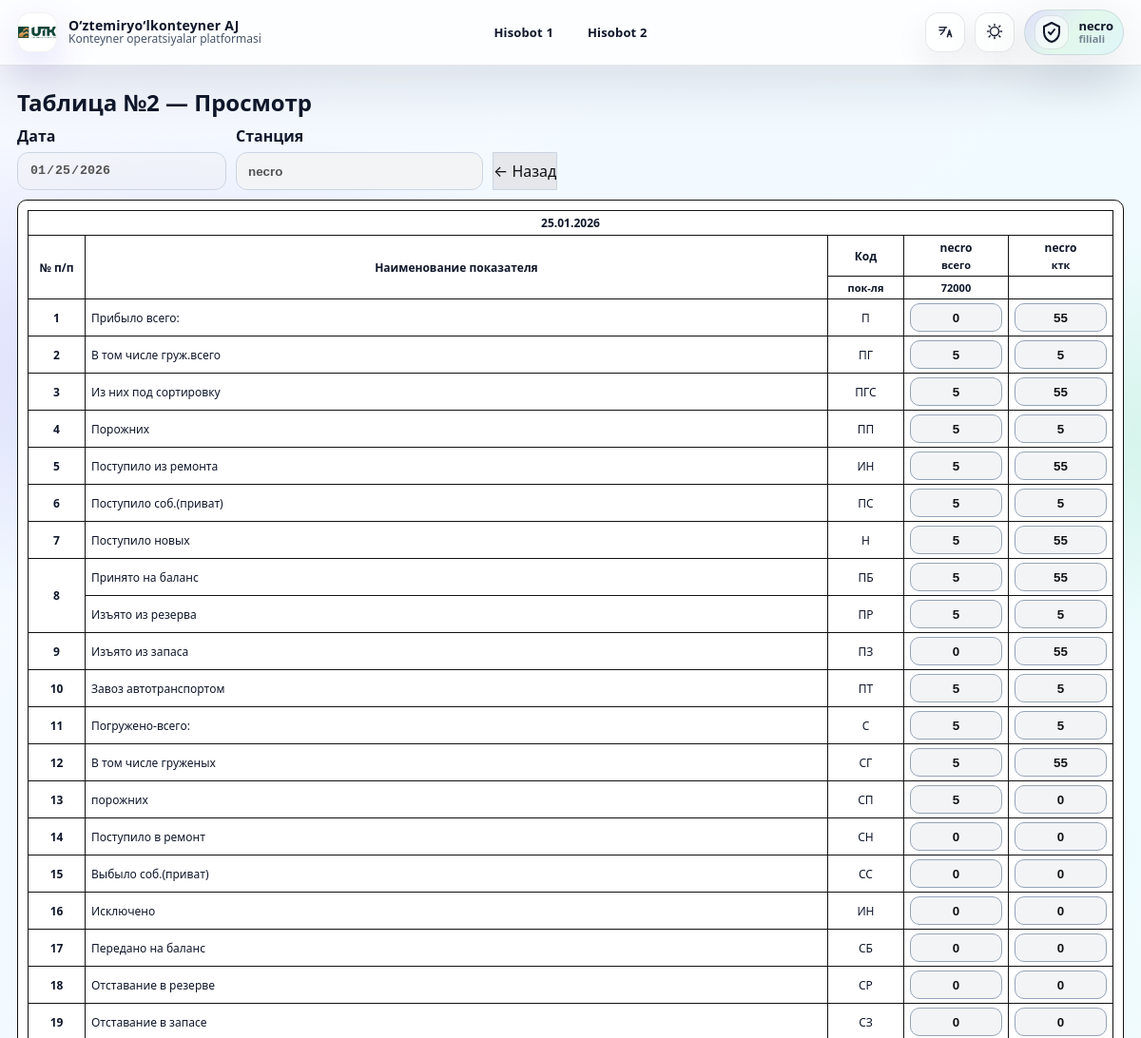
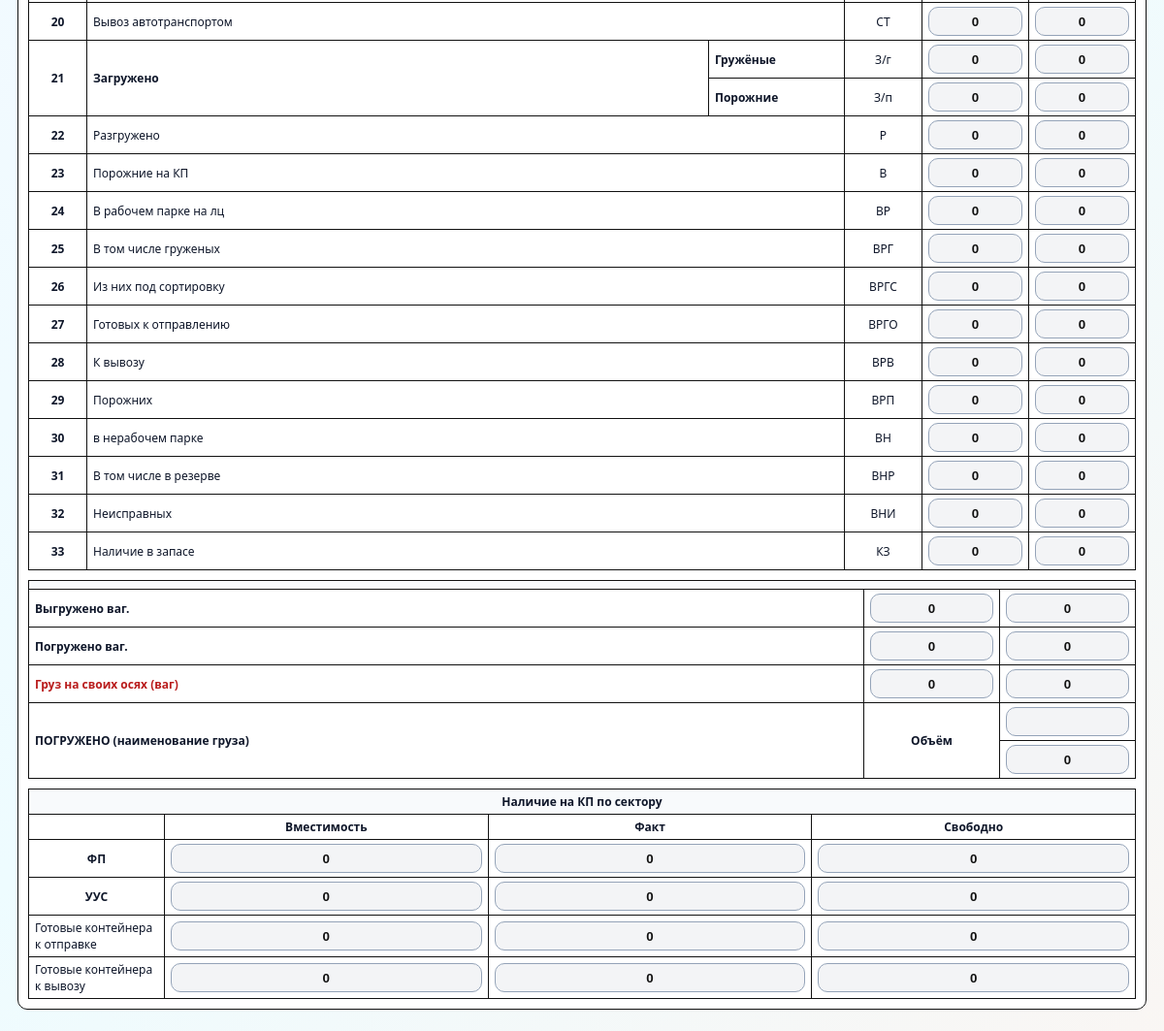
/station/table-2/view/2026-01-25/ (signed in), run on the app's committed database (2 pictures, top to bottom).
### reports/models.py (models this page shows, shortened)
class StationDailyTable2(models.Model):
    station_user = models.ForeignKey(
        User,
        on_delete=models.CASCADE,
        related_name='station_table2_reports'
    )
    date = models.DateField(null=True,blank=True)
    data = models.JSONField(default=dict, blank=True)
    submitted_at = models.DateTimeField(null=True, blank=True, auto_now_add=True)
    class Meta:
        unique_together = ('station_user', 'date')
        ordering = ['-date']

### reports/views.py (the view)
# urls.py: path('station/table-2/view/<str:date_str>/', station_table_2_view, name='station_table_2_view'),
@login_required
def station_table_2_view(request, date_str):
    if request.user.is_staff or request.user.is_superuser:
        return redirect("admin_table2_reports")
    d = _parse_date(date_str)
    obj = StationDailyTable2.objects.filter(station_user=request.user, date=d).first()
    return render(request, "station_table_2_create.html", {
        "date": d,
        "obj": obj,
        "station_name": request.user.username,
        "rows_def": TABLE2_ROWS,
        "mode": "view",
        "bottom": TABLE2_BOTTOM_FIELDS,
        "r22_keys": {
            "g_total": R22_G_TOTAL, "g_ktk": R22_G_KTK,
            "p_total": R22_P_TOTAL, "p_ktk": R22_P_KTK,
        }
    })

### reports/templatetags/report_extras.py (called while the page is built)
@register.filter
def data_val(obj, key):
    if not obj or not getattr(obj, 'data', None):
        return ''
    val = obj.data.get(key, '')
    return '' if val is None else val

### reports/views.py (called while the page is built)
def _parse_date(date_str: str) -> dt_date:
    return datetime.strptime(date_str, "%Y-%m-%d").date()

### templates/station_table_2_create.html (shortened to what this page needs)
{% extends "base.html" %}
{% load report_extras %}
{% block content %}
<div class="card">
  <h2 style="margin:0 0 8px;">Таблица №2 — {% if mode == 'view' %}Просмотр{% else %}Создание/Редактирование{% endif %}</h2>
  <form id="t2form" method="post">
    <div class="top-controls">
      <div class="field" style="min-width:220px;">
        <label>Дата</label>
        <input type="date" name="date" value="{{ date|date:'Y-m-d' }}" {% if mode == 'view' %}disabled{% endif %}
               style="height:40px;padding:0 12px;border-radius:12px;border:1px solid #cbd5e1;font-weight:800;">
      </div>
      <div class="field" style="min-width:260px;">
        <label>Станция</label>
        <input value="{{ station_name }}" disabled
               style="height:40px;padding:0 12px;border-radius:12px;border:1px solid #cbd5e1;font-weight:800;background:#f3f4f6;">
      </div>
      <div class="actions" style="margin:0;">
        <a href="{% url 'station_table_2_list' %}" class="btn"
           style="height:40px;display:inline-flex;align-items:center;text-decoration:none;background:#e5e7eb;color:#111;border:1px solid #cbd5e1;">
          ← Назад
        </a>
      </div>
    </div>
    <div class="wrap2">
      <table class="t2">
        <colgroup>
          <col style="width:60px;">
          <col>
          <col style="width:140px;">
          <col style="width:80px;">
          <col style="width:110px;">
          <col style="width:110px;">
        </colgroup>
        <thead>
          <tr><th colspan="6" class="headDate">{{ date|date:"d.m.Y" }}</th></tr>
          <tr>
            <th class="center bold" rowspan="2">№ п/п</th>
            <th class="center bold" colspan="2" rowspan="2">Наименование показателя</th>
            <th class="center bold">Код</th>
            <th class="center bold">{{ station_name }}<div style="font-size:11px;font-weight:900;margin-top:2px;">всего</div></th>
            <th class="center bold">{{ station_name }}<div style="font-size:11px;font-weight:900;margin-top:2px;">ктк</div></th>
          </tr>
          <tr>
            <th class="center bold" style="font-size:11px;">пок-ля</th>
            <th class="center bold" style="font-size:11px;">72000</th>
            <th class="center bold" style="font-size:11px;"></th>
          </tr>
        </thead>
        <tbody>
          {% for n,label,code,k_total,k_ktk in rows_def %}
            {% if n == 8 %}
              <tr>
                <td class="center bold" rowspan="2">8</td>
                <td colspan="2">{{ label }}</td>
                <td class="center">{{ code }}</td>
                <td class="center"><input name="{{ k_total }}" value="{{ obj|data_val:k_total }}" {% if mode == 'view' %}disabled{% endif %}></td>
                <td class="center"><input name="{{ k_ktk }}" value="{{ obj|data_val:k_ktk }}" {% if mode == 'view' %}disabled{% endif %}></td>
              </tr>
              {% for n2,label2,code2,k_total2,k_ktk2 in rows_def %}
                {% if n2 == 9 %}
                  <tr>
                    <td colspan="2">{{ label2 }}</td>
                    <td class="center">{{ code2 }}</td>
                    <td class="center"><input name="{{ k_total2 }}" value="{{ obj|data_val:k_total2 }}" {% if mode == 'view' %}disabled{% endif %}></td>
                    <td class="center"><input name="{{ k_ktk2 }}" value="{{ obj|data_val:k_ktk2 }}" {% if mode == 'view' %}disabled{% endif %}></td>
                  </tr>
                {% endif %}
              {% endfor %}
            {% elif n == 9 %}
            {% elif n == 22 %}
              <tr>
                <td class="center bold" rowspan="2">21</td>
                <td class="bold" rowspan="2">Загружено</td>
                <td class="bold">Гружёные</td>
                <td class="center">З/г</td>
                <td class="center"><input name="{{ k_total }}" value="{{ obj|data_val:k_total }}" {% if mode == 'view' %}disabled{% endif %}></td>
                <td class="center"><input name="{{ k_ktk }}" value="{{ obj|data_val:k_ktk }}" {% if mode == 'view' %}disabled{% endif %}></td>
              </tr>
              <tr>
                <td class="bold">Порожние</td>
                <td class="center">З/п</td>
                <td class="center"><input name="r22p_total" value="{{ obj|data_val:'r22p_total' }}" {% if mode == 'view' %}disabled{% endif %}></td>
                <td class="center"><input name="r22p_ktk" value="{{ obj|data_val:'r22p_ktk' }}" {% if mode == 'view' %}disabled{% endif %}></td>
              </tr>
            {% else %}
              <tr>
                <td class="center bold">{% if n >= 10 %}{{ n|add:"-1" }}{% else %}{{ n }}{% endif %}</td>
                <td colspan="2">{{ label }}</td>
                <td class="center">{{ code }}</td>
                <td class="center"><input name="{{ k_total }}" value="{{ obj|data_val:k_total }}" {% if mode == 'view' %}disabled{% endif %}></td>
                <td class="center"><input name="{{ k_ktk }}" value="{{ obj|data_val:k_ktk }}" {% if mode == 'view' %}disabled{% endif %}></td>
              </tr>
            {% endif %}
          {% endfor %}
        </tbody>
      </table>
      <table class="t2" style="margin-top:10px;">
        <colgroup><col><col style="width:140px;"><col style="width:140px;"></colgroup>
        <thead><tr><th colspan="3" class="secTitle"></th></tr></thead>
        <tbody>
          <tr>
            <td class="bold">Выгружено ваг.</td>
            <td class="center"><input name="{{ bottom.vygr_wag_ktk }}" value="{{ obj|data_val:bottom.vygr_wag_ktk }}" {% if mode == 'view' %}disabled{% endif %}></td>
            <td class="center"><input name="{{ bottom.vygr_tonn }}" value="{{ obj|data_val:bottom.vygr_tonn }}" {% if mode == 'view' %}disabled{% endif %}></td>
          </tr>
          <tr>
            <td class="bold">Погружено ваг.</td>
            <td class="center"><input name="{{ bottom.pogr_wag_ktk }}" value="{{ obj|data_val:bottom.pogr_wag_ktk }}" {% if mode == 'view' %}disabled{% endif %}></td>
            <td class="center"><input name="{{ bottom.pogr_tonn }}" value="{{ obj|data_val:bottom.pogr_tonn }}" {% if mode == 'view' %}disabled{% endif %}></td>
          </tr>
          <tr>
            <td class="danger">Груз на своих осях (ваг)</td>
            <td class="center"><input name="{{ bottom.os_wag_ktk }}" value="{{ obj|data_val:bottom.os_wag_ktk }}" {% if mode == 'view' %}disabled{% endif %}></td>
            <td class="center"><input name="{{ bottom.os_tonn }}" value="{{ obj|data_val:bottom.os_tonn }}" {% if mode == 'view' %}disabled{% endif %}></td>
          </tr>
          <tr>
            <td rowspan="2" class="bold">ПОГРУЖЕНО (наименование груза)</td>
            <td rowspan="2" class="center bold">Объём</td>
            <td class="center"><input name="{{ bottom.cargo_name }}" value="{{ obj|data_val:bottom.cargo_name }}" {% if mode == 'view' %}disabled{% endif %}></td>
          </tr>
          <tr>
            <td class="center"><input name="{{ bottom.cargo_volume }}" value="{{ obj|data_val:bottom.cargo_volume }}" {% if mode == 'view' %}disabled{% endif %}></td>
          </tr>
        </tbody>
      </table>
      <table class="t2" style="margin-top:10px;">
        <colgroup><col style="width:140px;"><col><col><col></colgroup>
        <thead>
          <tr><th colspan="4" class="secTitle">Наличие на КП по сектору</th></tr>
          <tr>
            <th></th>
            <th class="center bold">Вместимость</th>
            <th class="center bold">Факт</th>
            <th class="center bold">Свободно</th>
          </tr>
        </thead>
        <tbody>
          <tr>
            <td class="center bold">ФП</td>
            <td class="center"><input name="{{ bottom.kp_fp_capacity }}" value="{{ obj|data_val:bottom.kp_fp_capacity }}" {% if mode == 'view' %}disabled{% endif %}></td>
            <td class="center"><input name="{{ bottom.kp_fp_fact }}" value="{{ obj|data_val:bottom.kp_fp_fact }}" {% if mode == 'view' %}disabled{% endif %}></td>
            <td class="center"><input name="{{ bottom.kp_fp_free }}" value="{{ obj|data_val:bottom.kp_fp_free }}" {% if mode == 'view' %}disabled{% endif %}></td>
          </tr>
          <tr>
            <td class="center bold">УУС</td>
            <td class="center"><input name="{{ bottom.kp_uus_capacity }}" value="{{ obj|data_val:bottom.kp_uus_capacity }}" {% if mode == 'view' %}disabled{% endif %}></td>
            <td class="center"><input name="{{ bottom.kp_uus_fact }}" value="{{ obj|data_val:bottom.kp_uus_fact }}" {% if mode == 'view' %}disabled{% endif %}></td>
            <td class="center"><input name="{{ bottom.kp_uus_free }}" value="{{ obj|data_val:bottom.kp_uus_free }}" {% if mode == 'view' %}disabled{% endif %}></td>
          </tr>
          <tr>
            <td>Готовые контейнера к отправке</td>
            <td class="center"><input name="{{ bottom.kp_ready_send_capacity }}" value="{{ obj|data_val:bottom.kp_ready_send_capacity }}" {% if mode == 'view' %}disabled{% endif %}></td>
            <td class="center"><input name="{{ bottom.kp_ready_send_fact }}" value="{{ obj|data_val:bottom.kp_ready_send_fact }}" {% if mode == 'view' %}disabled{% endif %}></td>
            <td class="center"><input name="{{ bottom.kp_ready_send_free }}" value="{{ obj|data_val:bottom.kp_ready_send_free }}" {% if mode == 'view' %}disabled{% endif %}></td>
          </tr>
          <tr>
            <td>Готовые контейнера к вывозу</td>
            <td class="center"><input name="{{ bottom.kp_ready_autocar_capacity }}" value="{{ obj|data_val:bottom.kp_ready_autocar_capacity }}" {% if mode == 'view' %}disabled{% endif %}></td>
            <td class="center"><input name="{{ bottom.kp_ready_autocar_fact }}" value="{{ obj|data_val:bottom.kp_ready_autocar_fact }}" {% if mode == 'view' %}disabled{% endif %}></td>
            <td class="center"><input name="{{ bottom.kp_ready_autocar_free }}" value="{{ obj|data_val:bottom.kp_ready_autocar_free }}" {% if mode == 'view' %}disabled{% endif %}></td>
          </tr>
        </tbody>
      </table>
</div>
{% endblock %}

### templates/base.html (shortened to what this page needs)
{% load static %}
<!doctype html>
<html lang="uz" data-theme="light" data-lang="uz">
<head>
  <link rel="stylesheet" href="https://cdnjs.cloudflare.com/ajax/libs/font-awesome/6.5.0/css/all.min.css">
  <link rel="stylesheet" href="{% static 'css/base.css' %}">
</head>
<body>
  <header class="topbar">
    <div class="wrap topbar-inner">
      {% if user.is_authenticated %}
      <div class="brand">
        <img class="brand-logo" src="{% static 'images/UTKlogo.png' %}" alt="Logo">
        <div class="brand-name">
          <b data-i18n="brand">O‘ztemiryo‘lkonteyner AJ</b>
          <span data-i18n="subtitle">Konteyner operatsiyalar platformasi</span>
        </div>
      </div>
      <div class="nav-wrap" id="navWrap">
        <nav class="center-nav" id="centerNav" aria-label="Main navigation">
          {% if user.is_staff or user.is_superuser %}
            <a class="nav-link" href="#" data-i18n="dash" style="color: rgb(154, 181, 206);">Dashboard</a>
            <a class="nav-link" href="/admin-panel/table-1/" data-i18n="r1">Hisobot 1</a>
            <a class="nav-link" href="{% url 'admin_table2_reports' %}" data-i18n="r2">Hisobot 2</a>
            <a class="nav-link" href="#" data-i18n="q" style="color: rgb(154, 181, 206);">Kvartalniy</a>
            <a class="nav-link" href="/admin-panel/stations/" data-i18n="branches">Filiallar</a>
          {% else %}
            <a class="nav-link" href="/station/table-1/" data-i18n="r1">Hisobot 1</a>
            <a class="nav-link" href="/station/table-2/" data-i18n="r2">Hisobot 2</a>
          {% endif %}
        </nav>
      </div>
      <div class="right-tools">
        <button class="icon-btn" id="langBtn" type="button" title="Til / Язык">
        </button>
        <button class="icon-btn" id="themeBtn" type="button" title="Tungi / Kunduzgi">
          <span id="themeIconHolder"></span>
        </button>
        <div class="admin-wrap">
          <div class="admin-pill" id="adminToggle" role="button" tabindex="0">
            <div class="admin-badge" aria-hidden="true">
              <svg viewBox="0 0 24 24" fill="none">
                <path d="M12 2l8 4v6c0 5-3.5 9-8 10-4.5-1-8-5-8-10V6l8-4Z"
                      stroke="currentColor" stroke-width="2" stroke-linejoin="round"/>
                <path d="M9 12l2 2 4-5"
                      stroke="currentColor" stroke-width="2" stroke-linecap="round"/>
              </svg>
            </div>
            {% if user.is_staff or user.is_superuser %}
              <div class="admin-text">
                <b data-i18n="admin">ADMIN</b>
                <span data-i18n="account">Hisob</span>
              </div>
            {% else %}
              <div class="admin-text">
                <b class="station-name">{{ user.username }}</b>
                <span class="station-sub" data-i18n="user">Filial</span>
              </div>
            {% endif %}
          </div>
        </div>
      </div>
      {% endif %}
    </div>
  </header>
  <main class="page">
    {% block content %}{% endblock %}
  </main>
</body>
</html>

### templates/base.html (style rules this page uses)
.admin-text b.station-name { max-width:140px; display:block; overflow:hidden; text-overflow:ellipsis; white-space:nowrap; font-size:13px; font-weight:900; }
.admin-text span.station-sub { font-size:11px; opacity:.7; font-weight:700; }

### templates/station_table_2_create.html (style rules this page uses)
.wrap2 { background:#fff;border:1px solid #111;border-radius:10px;overflow:auto;padding:10px; }
.t2 { border-collapse:collapse;width:100%;min-width:980px;table-layout:fixed; }
.t2 th,.t2 td { border:1px solid #111;padding:4px 6px;font-size:12px;vertical-align:middle; }
.center { text-align:center }
.bold { font-weight:900 }
.headDate { text-align:center;font-weight:900;font-size:13px;padding:6px 8px; }
.t2 input { width:100%;height:30px;padding:4px 8px;border:1px solid #94a3b8;border-radius:10px;text-align:center;font-weight:800;box-sizing:border-box;background:#fff; }
.t2 input[disabled] { background:#f3f4f6;color:#111 }
.secTitle { font-weight:900;text-align:center;padding:6px 8px;background:#f8fafc; }
.danger { color:#b91c1c;font-weight:900 }
.actions { display:flex;gap:10px;flex-wrap:wrap;align-items:flex-end;margin:0 0 10px; }
.field { display:flex;flex-direction:column;gap:6px; }
.field label { font-weight:900 }
.top-controls { display:flex;gap:10px;flex-wrap:wrap;align-items:flex-end;margin-bottom:10px; }

### data on the page
StationDailyTable2: rows_def "0" "5" "5" "5" "5" "5" "5" "0" "5" "5" "5" "5" "0" "0" "0" "0" "0" "0" "0" "0" "0" "0" "0" "0" "0" "0" "0" "0" "0" "0" "0", rows_def "55" "5" "55" "5" "55" "5" "55" "55" "5" "5" "55" "0" "0" "0" "0" "0" "0" "0" "0" "0" "0" "0" "0" "0" "0" "0" "0" "0" "0" "0" "0", rows_def "5", rows_def "55", rows_def "5", rows_def "5", rows_def "0", rows_def "0", rows_def "0", rows_def "0", vygr_wag_ktk "0", vygr_tonn "0", pogr_wag_ktk "0", pogr_tonn "0", os_wag_ktk "0", os_tonn "0", cargo_volume "0", kp_fp_capacity "0", kp_fp_fact "0", kp_fp_free "0", kp_uus_capacity "0", kp_uus_fact "0", kp_uus_free "0", kp_ready_send_capacity "0", kp_ready_send_fact "0", kp_ready_send_free "0", kp_ready_autocar_capacity "0", kp_ready_autocar_fact "0", kp_ready_autocar_free "0"

### other printed values
{{ user.username }} "necro"
{{ date|date:"d.m.Y" }} "25.01.2026"
{{ station_name }} "necro"
{{ n }} "1" "2" "3" "4" "5" "6" "7"
{{ label }} "Прибыло всего:" "В том числе груж.всего" "Из них под сортировку" "Порожних" "Поступило из ремонта" "Поступило соб.(приват)" "Поступило новых" "Изъято из запаса" "Завоз автотранспортом" "Погружено-всего:" "В том числе груженых" "порожних" "Поступило в ремонт" "Выбыло соб.(приват)" "Исключено" "Передано на баланс" "Отставание в резерве" "Отставание в запасе" "Вывоз автотранспортом" "Разгружено" "Порожние на КП" "В рабочем парке на лц" "В том числе груженых" "Из них под сортировку" "Готовых к отправлению" "К вывозу" "Порожних" "в нерабочем парке" "В том числе в резерве" "Неисправных" "Наличие в запасе"
{{ code }} "П" "ПГ" "ПГС" "ПП" "ИН" "ПС" "Н" "ПЗ" "ПТ" "С" "СГ" "СП" "СН" "СС" "ИН" "СБ" "СР" "СЗ" "СТ" "Р" "В" "ВР" "ВРГ" "ВРГС" "ВРГО" "ВРВ" "ВРП" "ВН" "ВНР" "ВНИ" "КЗ"
{{ label }} "Принято на баланс"
{{ code }} "ПБ"
{{ label2 }} "Изъято из резерва"
{{ code2 }} "ПР"
{{ n|add:"-1" }} "9" "10" "11" "12" "13" "14" "15" "16" "17" "18" "19" "20" "22" "23" "24" "25" "26" "27" "28" "29" "30" "31" "32" "33"
